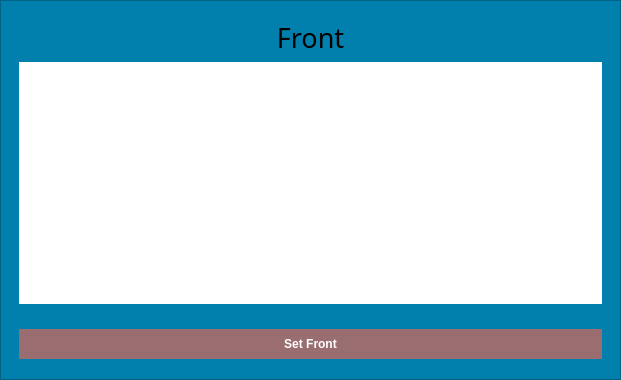
<?xml version="1.0" encoding="UTF-8"?>
<ui version="4.0">
 <class>Flashcard</class>
 <widget class="QWidget" name="Flashcard">
  <property name="geometry">
   <rect>
    <x>0</x>
    <y>0</y>
    <width>621</width>
    <height>380</height>
   </rect>
  </property>
  <property name="sizePolicy">
   <sizepolicy hsizetype="Minimum" vsizetype="Expanding">
    <horstretch>0</horstretch>
    <verstretch>0</verstretch>
   </sizepolicy>
  </property>
  <property name="minimumSize">
   <size>
    <width>480</width>
    <height>0</height>
   </size>
  </property>
  <property name="windowTitle">
   <string>Form</string>
  </property>
  <property name="styleSheet">
   <string notr="true"/>
  </property>
  <layout class="QGridLayout" name="gridLayout">
   <property name="leftMargin">
    <number>0</number>
   </property>
   <property name="topMargin">
    <number>0</number>
   </property>
   <property name="rightMargin">
    <number>0</number>
   </property>
   <property name="bottomMargin">
    <number>0</number>
   </property>
   <item row="0" column="0">
    <widget class="QFrame" name="frame">
     <property name="sizePolicy">
      <sizepolicy hsizetype="Minimum" vsizetype="Minimum">
       <horstretch>0</horstretch>
       <verstretch>0</verstretch>
      </sizepolicy>
     </property>
     <property name="styleSheet">
      <string notr="true">background-color: rgba(2, 128, 173);</string>
     </property>
     <property name="frameShape">
      <enum>QFrame::StyledPanel</enum>
     </property>
     <property name="frameShadow">
      <enum>QFrame::Raised</enum>
     </property>
     <layout class="QGridLayout" name="gridLayout_5">
      <item row="0" column="0">
       <widget class="QStackedWidget" name="card_widget">
        <property name="sizePolicy">
         <sizepolicy hsizetype="Minimum" vsizetype="Minimum">
          <horstretch>0</horstretch>
          <verstretch>0</verstretch>
         </sizepolicy>
        </property>
        <property name="styleSheet">
         <string notr="true"/>
        </property>
        <property name="currentIndex">
         <number>2</number>
        </property>
        <widget class="QWidget" name="card_front">
         <layout class="QGridLayout" name="gridLayout_2">
          <item row="0" column="0">
           <widget class="QLabel" name="front_label">
            <property name="font">
             <font>
              <family>Trebuchet MS</family>
              <pointsize>16</pointsize>
             </font>
            </property>
            <property name="text">
             <string/>
            </property>
            <property name="alignment">
             <set>Qt::AlignCenter</set>
            </property>
            <property name="wordWrap">
             <bool>true</bool>
            </property>
           </widget>
          </item>
         </layout>
        </widget>
        <widget class="QWidget" name="card_back">
         <layout class="QGridLayout" name="gridLayout_6">
          <item row="0" column="0">
           <widget class="QLabel" name="back_label">
            <property name="font">
             <font>
              <family>Trebuchet MS</family>
              <pointsize>16</pointsize>
             </font>
            </property>
            <property name="text">
             <string/>
            </property>
            <property name="alignment">
             <set>Qt::AlignCenter</set>
            </property>
            <property name="wordWrap">
             <bool>true</bool>
            </property>
           </widget>
          </item>
         </layout>
        </widget>
        <widget class="QWidget" name="card_edit">
         <layout class="QGridLayout" name="gridLayout_7">
          <item row="1" column="0">
           <widget class="QTextEdit" name="card_textEdit">
            <property name="font">
             <font>
              <family>Trebuchet MS</family>
              <pointsize>12</pointsize>
             </font>
            </property>
            <property name="styleSheet">
             <string notr="true">QTextEdit{
	border-style: none;
	background-color: white;

}
</string>
            </property>
           </widget>
          </item>
          <item row="0" column="0">
           <widget class="QLabel" name="current_side">
            <property name="font">
             <font>
              <family>Trebuchet MS</family>
              <pointsize>20</pointsize>
             </font>
            </property>
            <property name="text">
             <string>Front</string>
            </property>
            <property name="alignment">
             <set>Qt::AlignCenter</set>
            </property>
           </widget>
          </item>
         </layout>
        </widget>
       </widget>
      </item>
      <item row="1" column="0">
       <widget class="QStackedWidget" name="bottom_buttons">
        <property name="sizePolicy">
         <sizepolicy hsizetype="Preferred" vsizetype="Maximum">
          <horstretch>0</horstretch>
          <verstretch>0</verstretch>
         </sizepolicy>
        </property>
        <property name="currentIndex">
         <number>1</number>
        </property>
        <widget class="QWidget" name="page_5">
         <layout class="QGridLayout" name="gridLayout_8">
          <item row="0" column="0">
           <layout class="QHBoxLayout" name="bottom_btn_layout">
            <item>
             <widget class="QPushButton" name="edit_card_btn">
              <property name="font">
               <font>
                <family>Trebuchet MS</family>
                <weight>75</weight>
                <italic>false</italic>
                <bold>true</bold>
               </font>
              </property>
              <property name="styleSheet">
               <string notr="true">QPushButton {
background-color: rgba(255, 98, 71, 0.6);
color: white; 
font:bold;
padding: 8px 12px 8px 12px;
border: 0px;
}

QPushButton:hover {
	background-color: rgba(255, 98, 71, 1);
}

</string>
              </property>
              <property name="text">
               <string>Edit</string>
              </property>
             </widget>
            </item>
            <item>
             <spacer name="horizontalSpacer">
              <property name="orientation">
               <enum>Qt::Horizontal</enum>
              </property>
              <property name="sizeHint" stdset="0">
               <size>
                <width>40</width>
                <height>20</height>
               </size>
              </property>
             </spacer>
            </item>
            <item>
             <widget class="QLabel" name="card_index">
              <property name="styleSheet">
               <string notr="true">color: black;</string>
              </property>
              <property name="text">
               <string/>
              </property>
              <property name="alignment">
               <set>Qt::AlignCenter</set>
              </property>
             </widget>
            </item>
            <item>
             <spacer name="horizontalSpacer_2">
              <property name="orientation">
               <enum>Qt::Horizontal</enum>
              </property>
              <property name="sizeHint" stdset="0">
               <size>
                <width>40</width>
                <height>20</height>
               </size>
              </property>
             </spacer>
            </item>
            <item>
             <widget class="QPushButton" name="flip_card_btn">
              <property name="styleSheet">
               <string notr="true">QPushButton {
background-color: rgba(255, 98, 71, 0.6);
color: white; 
font:bold;
padding: 8px 12px 8px 12px;
border: 0px;
}

QPushButton:hover {
	background-color: rgba(255, 98, 71, 1);
}

</string>
              </property>
              <property name="text">
               <string>Flip</string>
              </property>
             </widget>
            </item>
           </layout>
          </item>
         </layout>
         <zorder></zorder>
        </widget>
        <widget class="QWidget" name="page_6">
         <layout class="QGridLayout" name="gridLayout_9">
          <item row="0" column="0">
           <layout class="QHBoxLayout" name="horizontalLayout_9">
            <item>
             <widget class="QPushButton" name="set_front_btn">
              <property name="styleSheet">
               <string notr="true">QPushButton {
background-color: rgba(255, 98, 71, 0.6);
color: white; 
font:bold;
padding: 8px 12px 8px 12px;
border: 0px;
}

QPushButton:hover {
	background-color: rgba(255, 98, 71, 1);
}

</string>
              </property>
              <property name="text">
               <string>Set Front</string>
              </property>
             </widget>
            </item>
           </layout>
          </item>
         </layout>
        </widget>
       </widget>
      </item>
     </layout>
    </widget>
   </item>
  </layout>
 </widget>
 <resources/>
 <connections/>
</ui>
